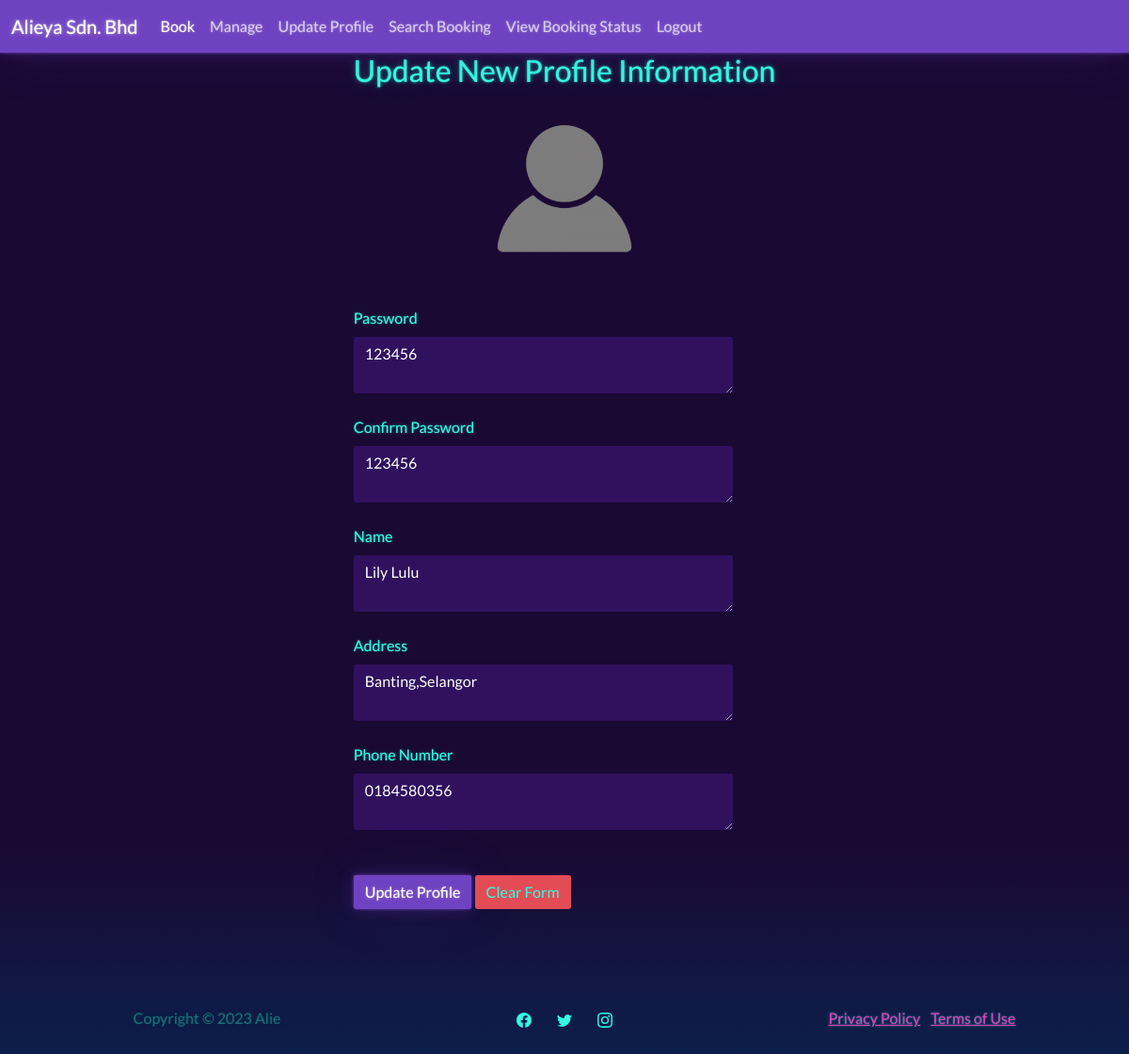
Page /customereditprofile.php (signed in) on the committed database.
### tables this page shows
CREATE TABLE `tb_user` (
  `u_id` varchar(15) NOT NULL,
  `u_pwd` varchar(255) NOT NULL,
  `u_name` varchar(200) NOT NULL,
  `u_address` varchar(200) NOT NULL,
  `u_phone` varchar(15) NOT NULL,
  `u_lno` varchar(20) NOT NULL,
  `u_type` varchar(2) NOT NULL,
  `u_email` varchar(100) NOT NULL
);

### customereditprofile.php (the view, shortened to what this page needs)
<?php
include("dbconnect.php");
include'headercustomer.php';
$FIC=$_SESSION ['uid'];
$sql="SELECT * FROM tb_user WHERE u_id='$FIC'";
$result = mysqli_query($con, $sql);
$row = mysqli_fetch_array($result);
?>
 <body style ="min-height: 100vh;">
<body style ="min-height: 100vh;">
<form method = "POST" action = "updatecustomerprocess.php" style="display: flex;flex-direction: column;align-items: center;">
       <fieldset>
    <h2>Update New Profile Information</h2>
    <form action="" method="post" enctype="multipart/form-data">
      <div style="text-align: center;">
  <img src="img/profile.jpg" alt="Profile Image" style="border-radius: 50%; width: 200px; height: 200px;">
</div>
       <div class="form-group">
  <label for="exampleInputPassword1" class="form-label mt-4">Password</label>
  <textarea class="form-control" style="width: 90%;" type="password" name="newpwd" id="newpwd" ><?php echo $row['u_pwd']?></textarea>
</div>
  <div class="form-group">
  <label for="exampleInputPassword1" class="form-label mt-4">Confirm Password</label>
  <textarea class="form-control" style="width: 90%;" type="password" name="cnewpwd" id="cnewpwd" ><?php echo $row['u_pwd']?></textarea>
</div>
<div class="form-group">
  <label for="exampleInputPassword1" class="form-label mt-4">Name</label>
  <textarea class="form-control" style="width: 90%;" name="newname" id="newname"><?php echo $row['u_name']?></textarea>
</div>
<div class="form-group">
  <label for="exampleInputPassword1" class="form-label mt-4">Address</label>
  <textarea class="form-control" style="width: 90%;" name="newadd" id="newadd" ><?php echo $row['u_address']?></textarea>
</div>
   <div class="form-group">
      <label for="exampleInputPassword1" class="form-label mt-4">Phone Number</label>
      <textarea class="form-control" style="width: 90%;" name="newcont" id="newcont" ><?php echo $row['u_phone']?></textarea>
    </div>
        <br>
 <br>
   <button type="submit" class="btn btn-primary" onclick="return validatePassword() && confirm('Are you sure you want to update?')">Update Profile</button>
     <button type="reset" class="btn bg-danger">Clear Form</button>
<br><br><br><br>
 </fieldset>
</form></form></div></div>
 <footer class="text-center py-4">
    <div class="container">
        <div class="row row-cols-1 row-cols-lg-3">
            <div class="col">
                <p class="text-muted my-2">Copyright © 2023 Alie</p>
            </div>
            <div class="col">
                <ul class="list-inline my-2">
                    <li class="list-inline-item me-4">
                        <div class="bs-icon-circle bs-icon-primary bs-icon"></div>
                    </li>
                    <li class="list-inline-item me-4">
                        <div class="bs-icon-circle bs-icon-primary bs-icon"></div>
                    </li>
                    <li class="list-inline-item">
                        <div class="bs-icon-circle bs-icon-primary bs-icon"></div>
                    </li>
                </ul>
            </div>
            <div class="col">
                <ul class="list-inline my-2">
                    <li class="list-inline-item"><a class="link-secondary" href="#">Privacy Policy</a></li>
                    <li class="list-inline-item"><a class="link-secondary" href="#">Terms of Use</a></li>
                </ul>
            </div>
        </div>
    </div>
</footer>
</body>

### rows in the picture
tb_user: newpwd "123456", cnewpwd "123456", newname "Lily Lulu", newadd "Banting,Selangor", newcont "0184580356"
